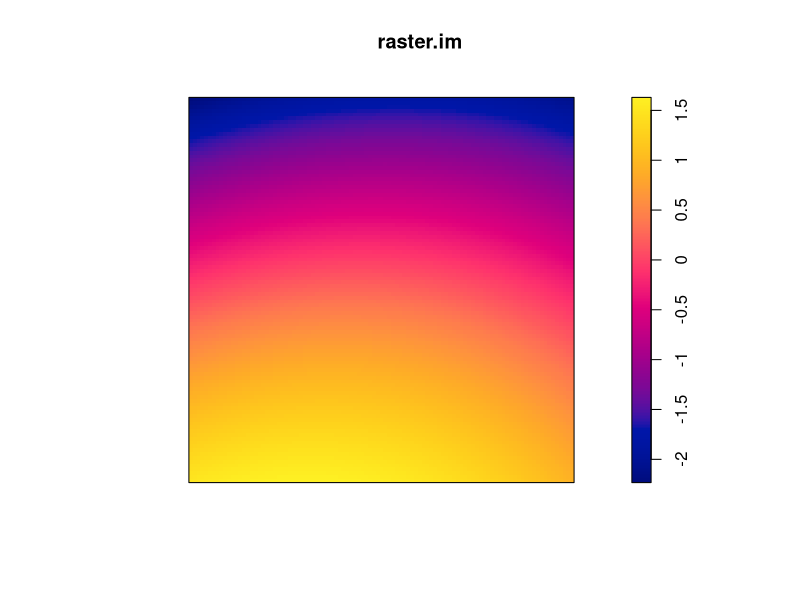
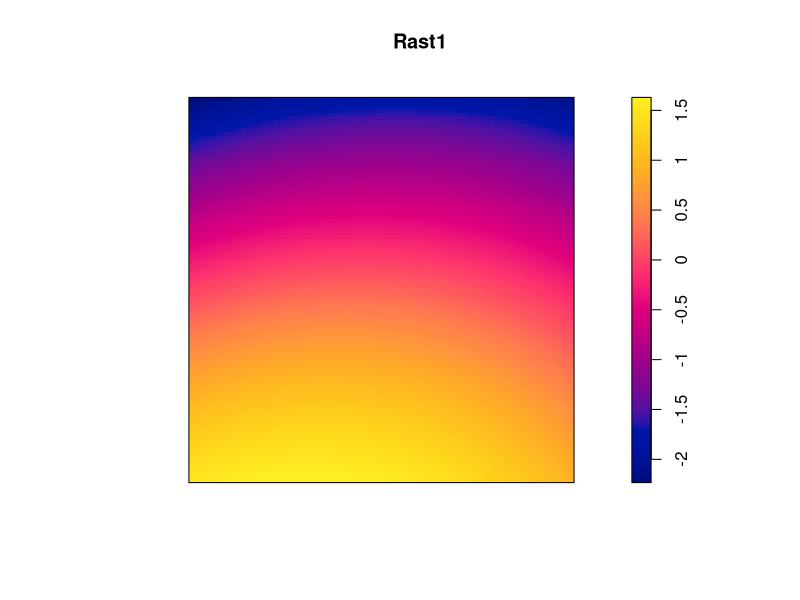
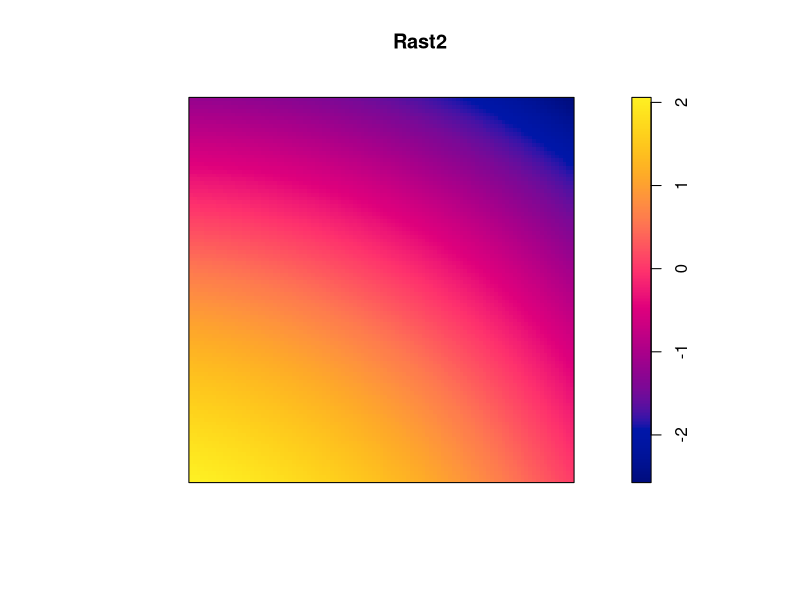
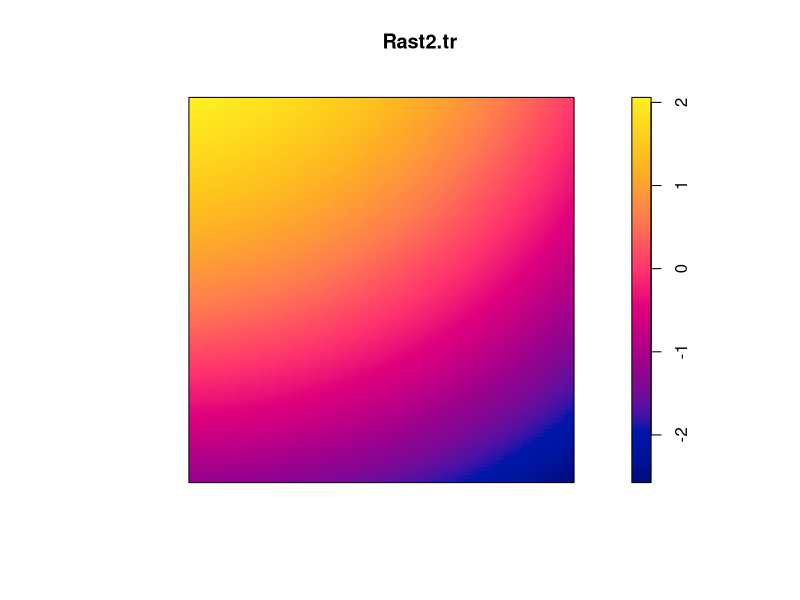
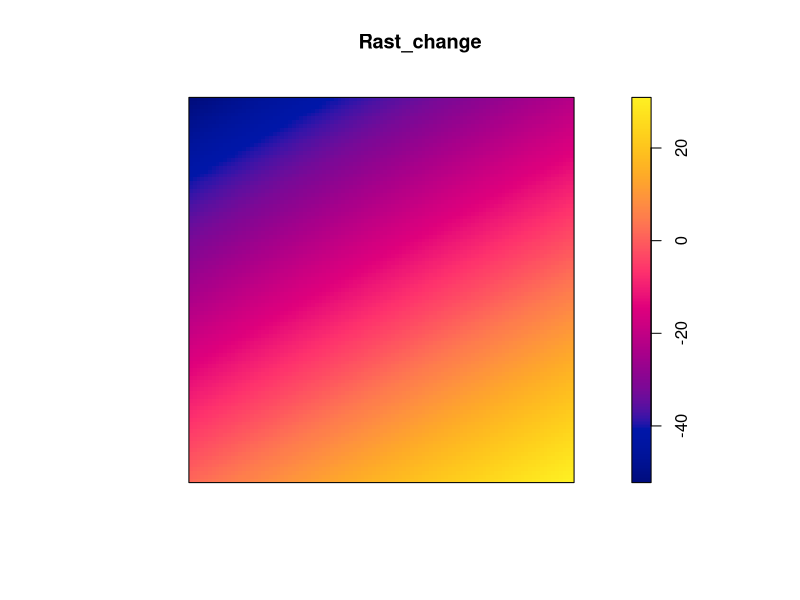

Recreate these plots in R, in order.
library(spatstat)
library(lattice)


set.seed(113)
XY = expand.grid(seq(0, 100, 1), seq(0, 100, 1))
X = XY[,1]
Y = XY[,2]

v1 = (X - 30)^2 + (Y + 80)^2 - 0.5*X*Y
v1 = -1*scale(v1)

raster.im = as.im(data.frame(x = X, y = Y, z = v1))
plot(raster.im)


### create image/raster
CreateRaster = function(x, y){

  XY = expand.grid(seq(0, 100, 1), seq(0, 100, 1))
  X = XY[,1]
  Y = XY[,2]
  
  v1 = (X - x)^2 + (Y + y)^2 - 0.5*X*Y
  v1 = -1*scale(v1)
  
  raster.im = as.im(data.frame(x = X, y = Y, z = v1))
  #plot(raster.im)
  
  return(raster.im)
}

Rast1 = CreateRaster(x=30, y=80)
plot(Rast1)


## transpose image
Rast2 = CreateRaster(x=-30, y=80)
plot(Rast2)


TransposeImage = function(Rast){
  
  mat1 <- apply(Rast$v, 2, rev)
  rast.trasnp = as.im(mat1)
  #plot(rast.trasnp)
  
  return(rast.trasnp)
}

Rast2.tr = TransposeImage(Rast2)
plot(Rast2.tr)



# make it blurry / change direction of the gradient

WiggleImage = function(Rast, x, y){
  Rast.w = Rast
  
  XY = expand.grid(seq(0, 100, 1), seq(0, 100, 1))
  X = XY[,1]
  Y = XY[,2]
  
  Rast.w$v = Rast.w$v + x*X + y*Y
  
  #plot(Rast.w)
  
  return(Rast.w)
}


Rast_change = WiggleImage(Rast = Rast1, x = -0.5, y = 0.3)
plot(Rast_change)
